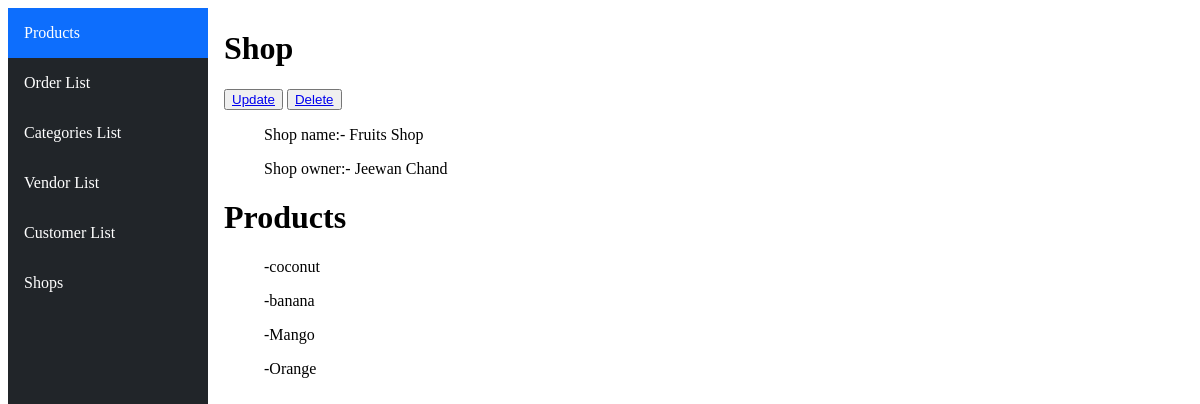
The app's page /shop/5, older data.
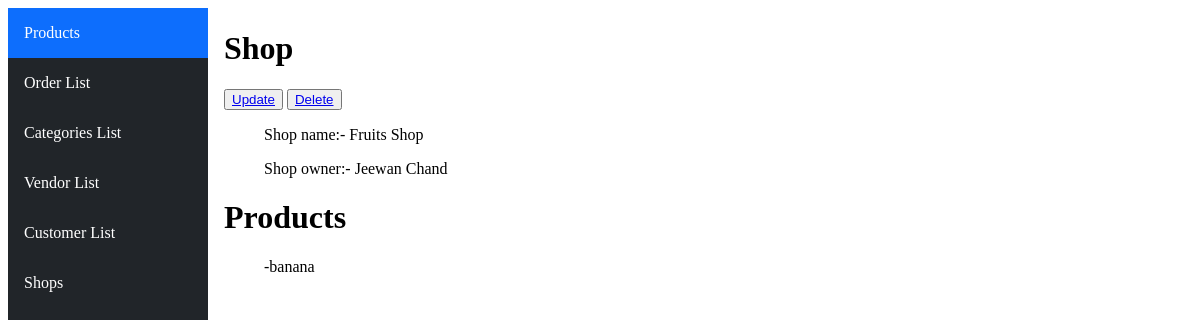
The same page, newer data.
### ecommerceApp/models.py (models this page shows, shortened)
class Product(models.Model):
    name=models.CharField(max_length=50)
    description=models.CharField(max_length=1000)
    category=models.ForeignKey(Category,on_delete=models.CASCADE, related_name="category_name")
    shop=models.ManyToManyField(Shop, related_name="shop_name")

### ecommerceApp/views.py (the view)
# urls.py: path('shop/<int:id>',views.shop,name="shop"),
def shop(request,id):
    products=Product.objects.filter(shop=id)
    shop=Shop.objects.get(pk=id)
    shop.shop_name.name
    return render(request,'html/shoplist.html',{"shop":shop,"products":products })

### ecommerceApp/templates/html/shoplist.html
{%extends "html/layout.html"%}
{%block body%}
<h1>Shop</h1>
<button><a href="{%url 'main:update-shop' shop.id%}">Update</a></button>
<button><a href="{%url 'main:delete-shop' shop.id%}">Delete</a></button>
    <ul>Shop name:- {{shop.name}}</ul>
    <ul>Shop owner:- {{shop.owner.name}}</ul>
    <h1>Products</h1>
    {%for name in products%}
      <ul>-{{name.name}}</ul>
    {%endfor%}
{%endblock%}

Row changes from the older to the newer data that the page shows:
removed Product: name "coconut"
removed Product: name "Mango"
removed Product: name "Orange"
